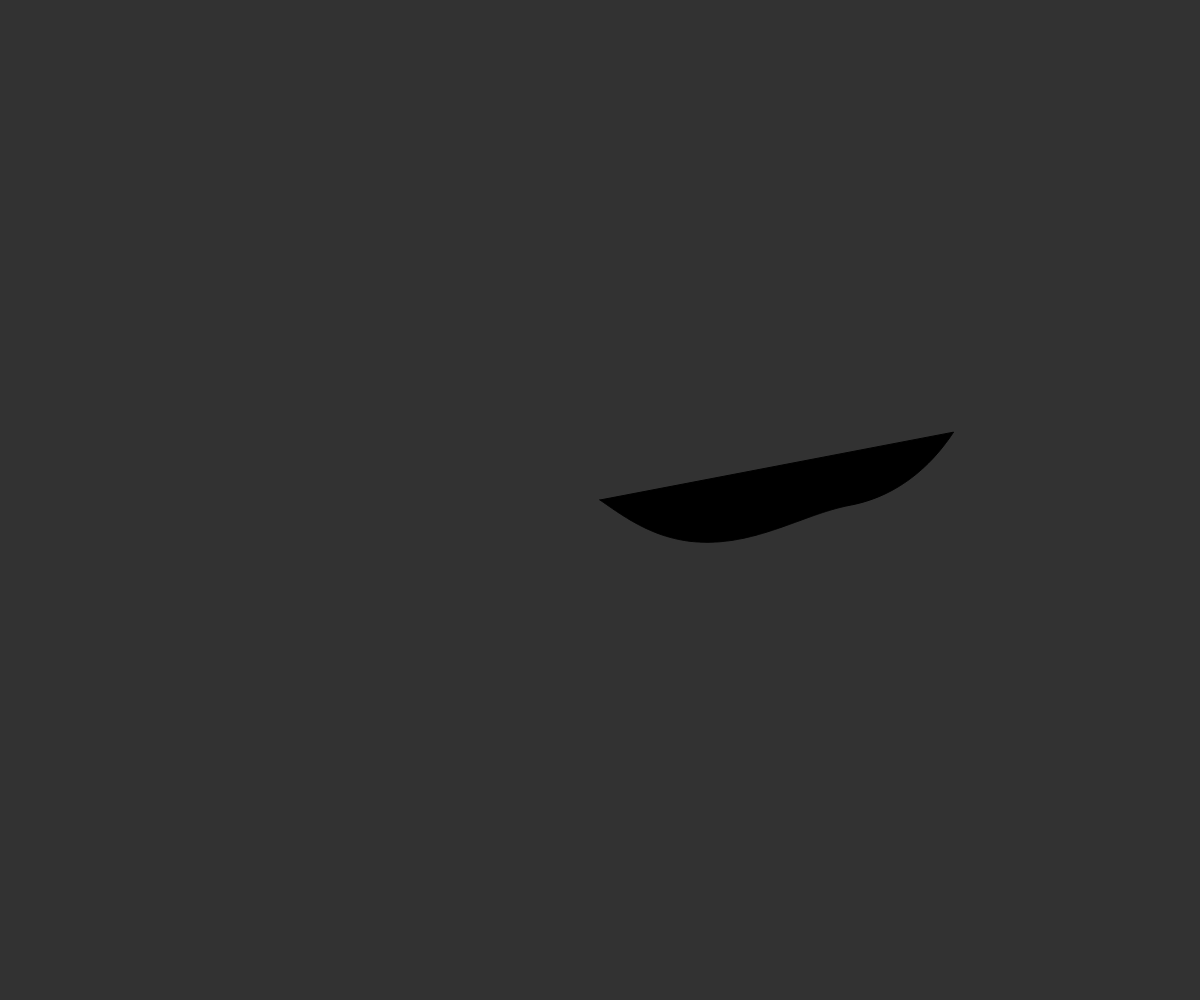
Frame 1 (no input)
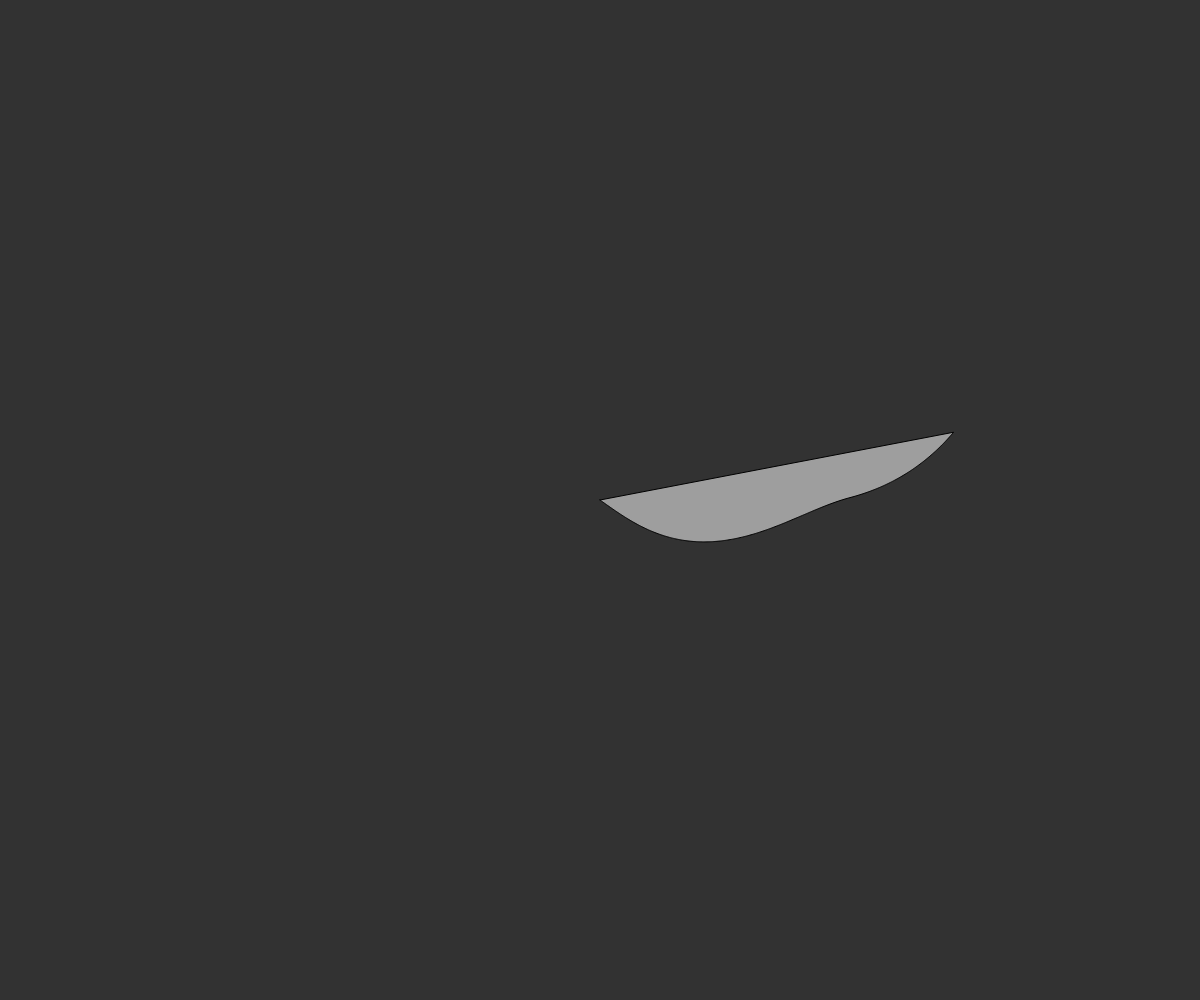
Frame 60 (no input)
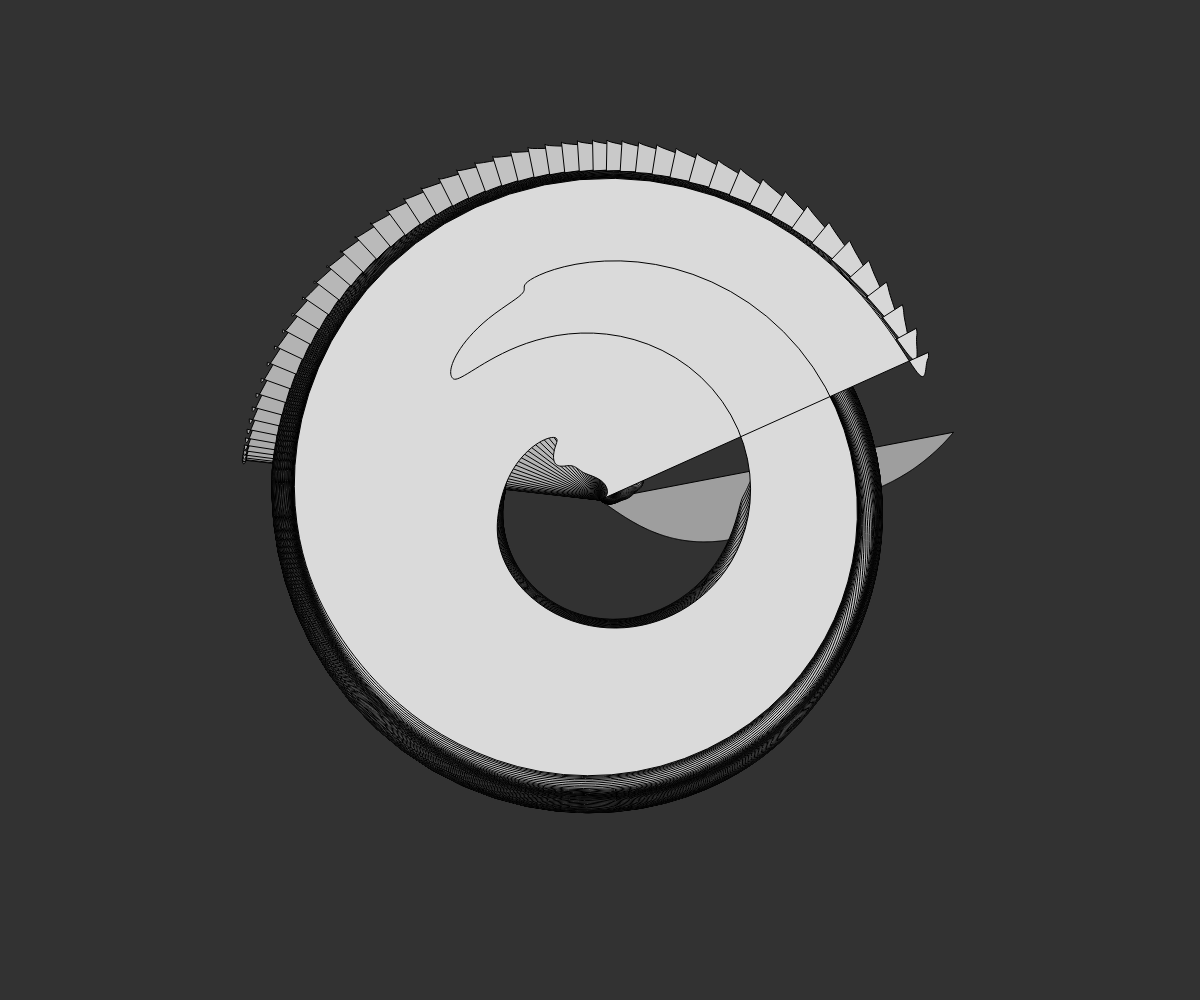
Frame 120 (the mouse pressed at the canvas centre since frame 60)

The p5.js sketch that drew these frames (run headless with seeded random() and noise() and a simulated clock; from frame 60 on, the mouse is pressed at the canvas centre):

// p5.js sketch
// ── sketch.js
let ball;
let yoff = 100.0;
let SHADE = 0;
let DIR = 1;
let x_rate = 0.005;
let y_rate = 0.005;
let redraw = true;
function setup() {
  createCanvas(windowWidth, windowHeight);
  background(50);
  angleMode(DEGREES);
}

function mouseMoved(){
  x_rate = map(mouseX,0, width, 0.0005, 0.01)
  y_rate = map(mouseY,0, height, 0.0005, 0.01)

}

function mousePressed(){
  if(redraw){
    redraw = false
  }else{
    redraw = true
  }

}


function draw() {
  
  if(redraw){
    background(50);
  }
  
  fill(SHADE)
  translate(width / 2, height / 2);

  // We are going to draw a polygon out of the wave points
  beginShape();

  let xoff = 0; // Option #1: 2D Noise
  // let xoff = yoff; // Option #2: 1D Noise

  // Iterate over horizontal pixels
  for (let i = 0; i <= 360; i += 1) {
    // Calculate a y value according to noise, map to

    // Option #1: 2D Noise
    let r = map(noise(xoff, yoff), 0, 1, 0, width);

    // Option #2: 1D Noise
    // let y = map(noise(xoff), 0, 1, 200,300);
    let x = i * cos(r)
    let y = i * sin(r)
     
    // Set the vertex
    vertex(x, y);
    // Increment x dimension for noise
    xoff += x_rate;
  }
  // increment y dimension for noise
  yoff += y_rate;
  // vertex(width, height);
  // vertex(0, height);
  endShape(CLOSE);
  SHADE += 1 * DIR;
  if(SHADE > 255){
    SHADE = 255;
    DIR = -1;
  }
  if(SHADE < 100){
    SHADE = 100;
    DIR = 1;
  }
}
